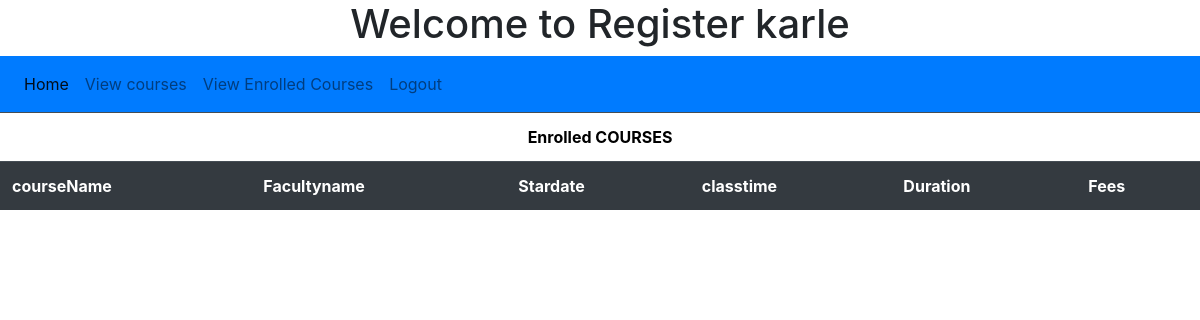
Before: /viewenrollments/ with the older database file.
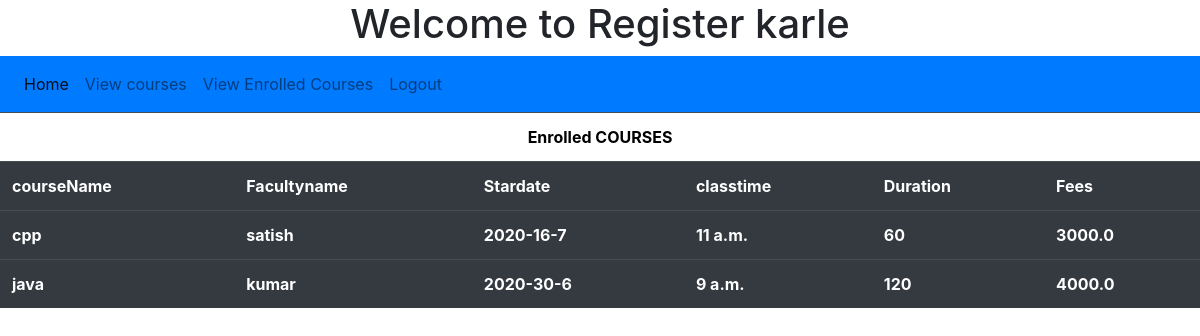
After: the same page with the newer database file.
### app6/models.py (models this page shows)
class EnrollModel(models.Model):
    idno = models.AutoField(primary_key=True)
    coursename = models.CharField(max_length=50,unique=True)
    facultyname = models.CharField(max_length=50)
    fees = models.FloatField()
    stardate = models.CharField(max_length=50)
    duration = models.IntegerField()
    classtime = models.TimeField()

### app6/views.py (the view)
# urls.py: path('viewenrollments/',views.Viewenrollments.as_view(),name="viewenrollments"),
class Viewenrollments(ListView):
    template_name = "Emrolledcoures.html"
    model = EnrollModel
    queryset = EnrollModel.objects.values('idno', 'coursename', 'facultyname', 'stardate','fees','duration','classtime').order_by('idno')

### templates/Emrolledcoures.html
{% extends 'studentmainmenu.html' %}
{% block commom %}
<table class="table table-dark">
    <tr><th colspan="6" style="text-align: center;color: black;background-color: white">Enrolled COURSES</th></tr>
        <tr>
            <th>courseName</th>
            <th>Facultyname</th>
            <th>Stardate</th>
            <th>classtime</th>
            <th>Duration</th>
            <th>Fees</th>
        </tr>
    {% for x in object_list %}
        <tr>
        <th>{{ x.coursename }}</th>
            <th>{{ x.facultyname }}</th>
            <th>{{ x.stardate }}</th>
            <th>{{ x.classtime }}</th>
             <th>{{ x.duration }}</th>
            <th>{{ x.fees }}</th>
        </tr>
    {% endfor %}
    </table>
{% endblock %}

### templates/studentmainmenu.html (shortened to what this page needs)
<!doctype html>
<html lang="en">
  <head>
    <link rel="stylesheet" href="https://stackpath.bootstrapcdn.com/bootstrap/4.5.0/css/bootstrap.min.css">
  </head>
  <body>
  <h1 style="text-align: center">Welcome to Register karle</h1>
    <nav class="navbar navbar-expand-lg navbar-light bg-primary">
        <div class="collapse navbar-collapse" id="navbarSupportedContent">
    <ul class="navbar-nav mr-auto">
      <li class="nav-item active">
        <a class="nav-link" href="{% url 'studentmain' %}">Home <span class="sr-only">(current)</span></a>
      </li>
      <li class="nav-item">
        <a class="nav-link" href="{% url 'viewcoursedetails' %}">View courses</a>
      </li>
         <li class="nav-item">
        <a class="nav-link" href="{% url 'viewenrollments' %}">View Enrolled Courses</a>
      </li>
        <li class="nav-item">
        <a class="nav-link" href="{% url 'main' %}">Logout</a>
      </li>
    </ul>
  </div>
</nav>
    {% block commom %}
    {% endblock %}
  </body>
</html>

Changed rows visible on the page:
added EnrollModel: coursename "cpp", facultyname "satish", stardate "2020-16-7", classtime "11 a.m.", duration "60", fees "3000.0"
added EnrollModel: coursename "java", facultyname "kumar", stardate "2020-30-6", classtime "9 a.m.", duration "120", fees "4000.0"
